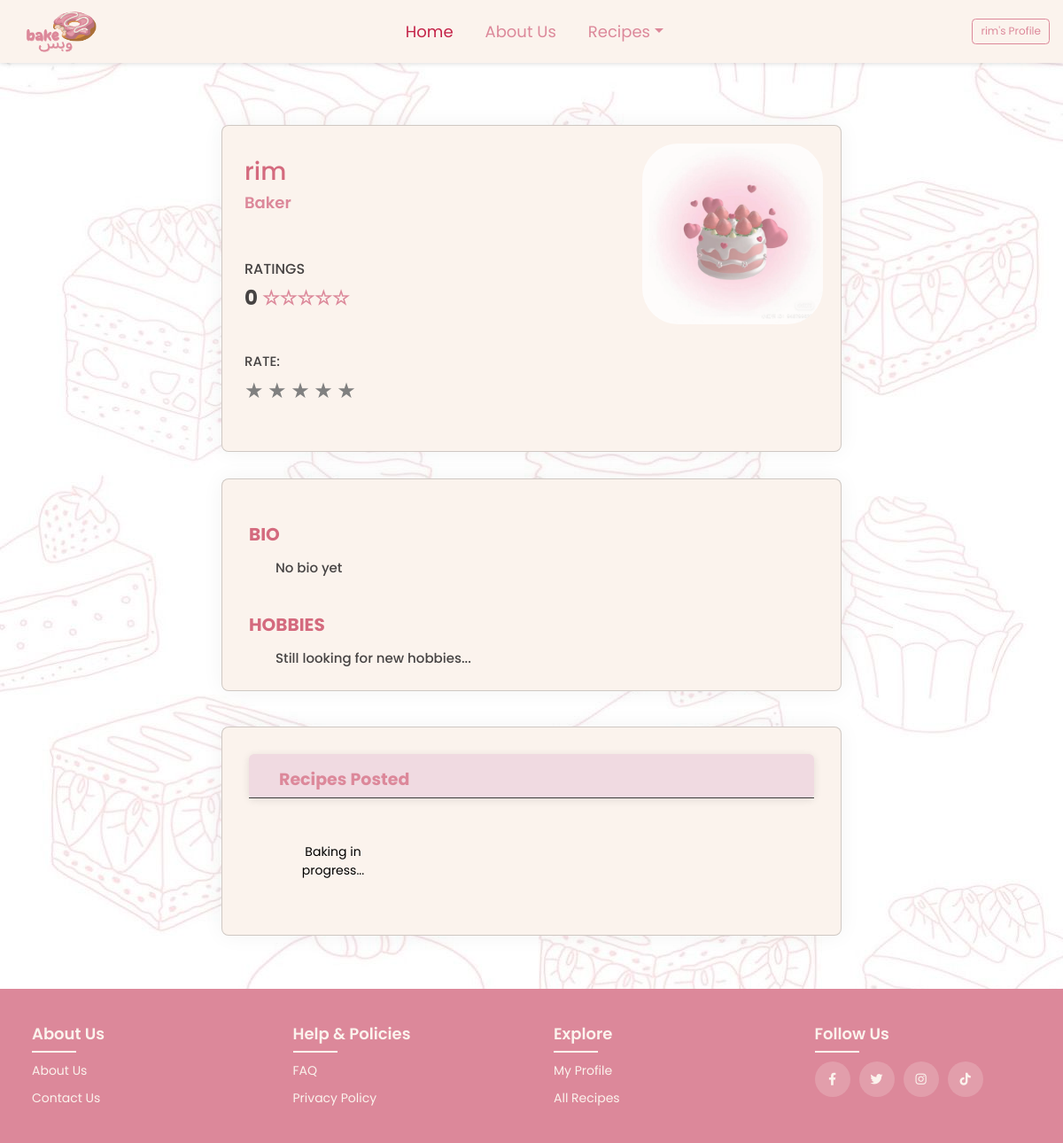
The page /userpage.php (signed in) on the database as committed earlier.
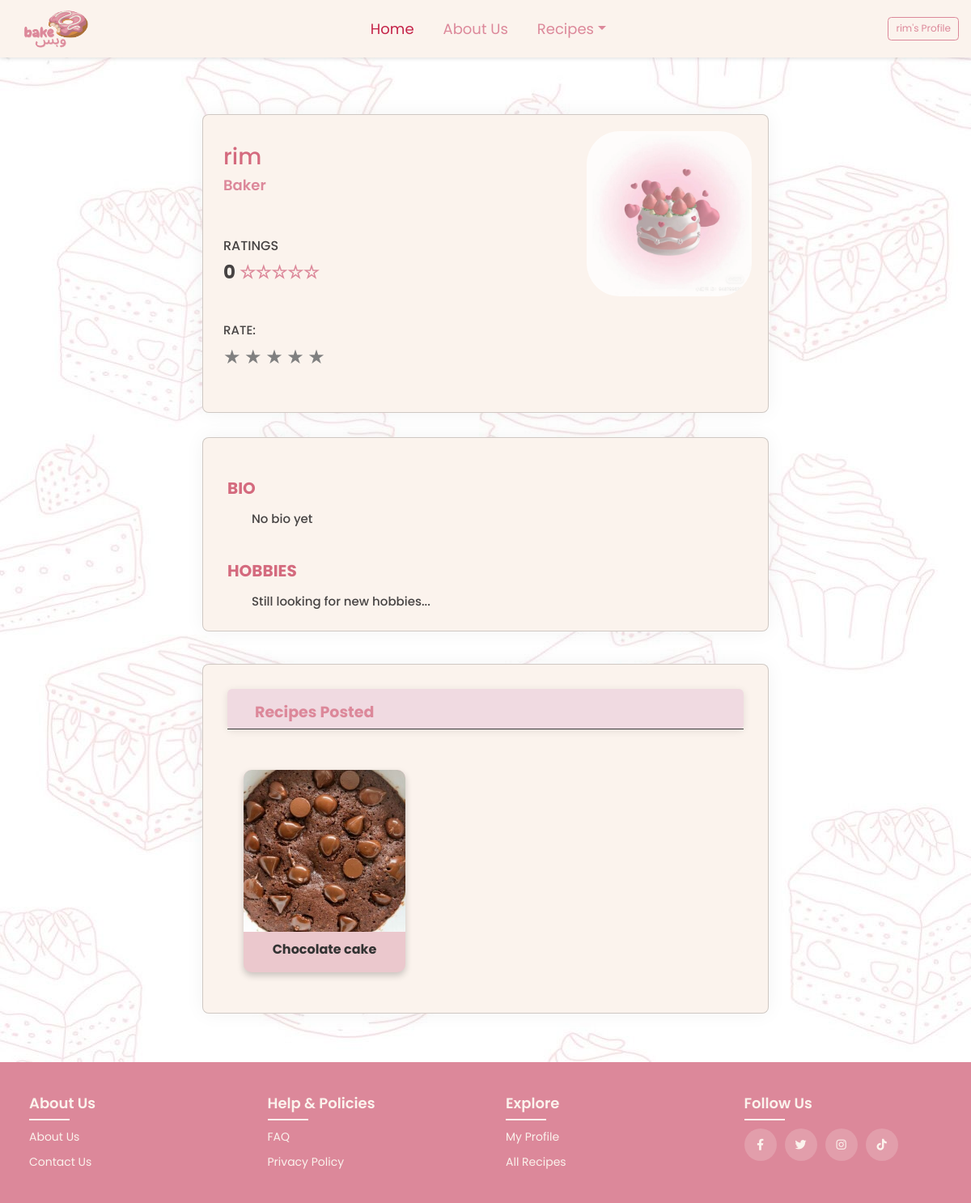
The same page on the database as committed later.
### tables this page shows
CREATE TABLE `users` (
  `user_id` int(11) NOT NULL,
  `username` varchar(50) NOT NULL,
  `email` varchar(100) NOT NULL,
  `password_hash` varchar(255) NOT NULL,
  `profile_picture` varchar(255) DEFAULT 'images/default.png',
  `bio` varchar(270) DEFAULT 'No bio yet',
  `hobbies` varchar(150) DEFAULT 'Still looking for new hobbies...',
  `Userrole` varchar(8) DEFAULT 'Baker'
);

CREATE TABLE `recipe` (
  `id` int(11) NOT NULL,
  `name` varchar(255) NOT NULL,
  `description` text DEFAULT NULL,
  `category` varchar(100) NOT NULL,
  `prep_time` int(11) DEFAULT NULL,
  `cook_time` int(11) DEFAULT NULL,
  `servings` int(11) DEFAULT NULL,
  `difficulty` enum('Easy','Medium','Hard') NOT NULL DEFAULT 'Easy',
  `image` varchar(255) DEFAULT NULL,
  `ingredients` text DEFAULT NULL,
  `steps` text DEFAULT NULL,
  `user` varchar(255) DEFAULT NULL,
  `created_at` timestamp NOT NULL DEFAULT current_timestamp(),
  `user_id` int(11) NOT NULL
);

### userpage.php (the view, shortened to what this page needs)
<?php
$conn = new mysqli("localhost", "root", "", "recipe_website");
if (isset($_GET['id'])) {
    $user_id = intval($_GET['id']);
} elseif (isset($_SESSION['user_id'])) {
    $user_id = $_SESSION['user_id'];
} else {
    die("No user specified.");
}
$sql = "SELECT * FROM users WHERE user_id = $user_id";
$result = $conn->query($sql);
$user = $result->fetch_assoc();
$ratingSql = "SELECT AVG(rating) AS avg_rating FROM user_ratings WHERE rated_user_id = $user_id";
$ratingResult = $conn->query($ratingSql);
$rating = 0;
if ($ratingResult && $ratingResult->num_rows > 0) {
    $ratingRow = $ratingResult->fetch_assoc();
    $rating = round($ratingRow['avg_rating']);
}
$fullStars = str_repeat('<span style="color: #dc889a; font-size: 22px;">★</span>', $rating);
$emptyStars = str_repeat('<span style="color: #dc889a; font-size: 22px;">☆</span>', 5 - $rating);
$ratingStars = $fullStars . $emptyStars;
?>
<!DOCTYPE html>
<html lang="en">
<head>
    <link href="https://cdn.jsdelivr.net/npm/bootstrap@5.3.2/dist/css/bootstrap.min.css" rel="stylesheet">
    <link rel="stylesheet" href="https://cdnjs.cloudflare.com/ajax/libs/font-awesome/6.4.0/css/all.min.css">
    <link rel="stylesheet" href="style2.css">
</head>
<body>
    <nav class="navbar custom-navbar sticky-top">
        <div class="container-fluid">
            <a class="navbar-brand" href="#">
                <img src="images/final.png" alt="Website Logo" width="80" height="50" class="d-inline-block align-text-top">
            </a>
            <ul class="navbar-nav d-flex flex-row">
                <li class="nav-item me-3"><a class="nav-link active" href="index.php">Home</a></li>
                <li class="nav-item me-3"><a class="nav-link" href="about us.php">About Us</a></li>
                <li class="nav-item dropdown me-3">
                    <a class="nav-link dropdown-toggle" href="#" data-bs-toggle="dropdown" aria-expanded="false">Recipes</a>
                </li>
            </ul>
            <div class="d-flex">
                <?php if (isset($_SESSION['user_id'])): ?>
                    <button class="btn btn-outline-danger me-2" onclick="window.location.href='profile page.php'"><?php echo $_SESSION['username']; ?>'s Profile</button>
                <?php else: ?>
                    <button id="loginButton" class="btn btn-outline-danger me-2" onclick="window.location.href='login.php'">Log In</button>
                <?php endif; ?>
            </div>
        </div>
    </nav>
    <div class="container">
        <section class="userDetails card">
            <div class="profile">
                <img src="<?php echo !empty($user['profile_picture']) ? $user['profile_picture'] : 'images/default.png'; ?>" alt="profile" width="150px" height="200px">
            </div>
            <div class="userName">
                <h1 class="name"><?php echo $user['username']; ?></h1>
                <p style="color: #dc889a"><?php echo $user['Userrole']; ?></p>
            </div>
            <div class="rank">
                <h1 class="heading">Ratings</h1>
                <span><?php echo $rating; ?> </span>
                <span><?php echo $ratingStars; ?></span>
            </div>
            <div class="user-rating">
                <h1 class="heading">RATE:</h1>
                <form id="ratingForm" method="POST" action="<?php echo htmlspecialchars($_SERVER['PHP_SELF']); ?>">
                    <div class="rating" id="user-rating">
                        <?php
                        $rating = 0;
                        for ($i = 1; $i <= 5; $i++):
                            $cls = $i <= $rating ? 'filled' : '';
                        ?>
                            <span class="star <?= $cls ?>" data-value="<?= $i ?>">&#9733;</span>
                        <?php endfor; ?>
                    </div>
                </form>
            </div>
        </section>
        <section class="bio card">
            <div class="work">
                <h1 class="heading">Bio</h1>
                <div class="primary">
                    <p><?php echo nl2br($user['bio']); ?></p>
                </div>
            </div>
            <div class="skills">
                <h1 class="heading">Hobbies</h1>
                <ul style="list-style: none; padding-left: 0; margin: 0; padding-bottom:5px;">
                    <li><?php echo $user['hobbies']; ?></li>
                </ul>
            </div>
        </section>
        <section class="timeline_about card">
            <div class="tabs">
                <ul>
                    <li class="timeline">
                        <span>Recipes Posted</span>
                    </li>
                </ul>
            </div>
            <div class="basic_info">
                <div class="recipe-grid">
                    <?php
                    $recipeSql = "SELECT * FROM recipe WHERE user_id = $user_id";
                    $recipeResult = $conn->query($recipeSql);
                    if ($recipeResult && $recipeResult->num_rows > 0) {
                        while ($recipe = $recipeResult->fetch_assoc()) {
                            echo "<a href='individual-recipes.php?id=" . $recipe['id'] . "'>
                                    <div class='recipe-card'>
                                        <img src='images/" . $recipe['image'] . "' alt='" . $recipe['name'] . "' class='recipe-image'>
                                        <div class='recipe-name'>" . $recipe['name'] . "</div>
                                    </div>
                                </a>";
                        }
                    } else {
                        echo "<p style='text-align:center; color:#000; padding-left:10px'>Baking in progress...</p>";
                    }
                    ?>
                </div>
            </div>
        </section>
    </div>
    <footer class="footer">
        <div class="containerf">
            <div class="row">
                <div class="footer-col">
                    <h4>About Us</h4>
                    <ul>
                        <li><a href="about us.php">About us</a></li>
                        <li><a href="contactUs.php">Contact us</a></li>
                    </ul>
                </div>
                <div class="footer-col">
                    <h4>Help & Policies</h4>
                    <ul>
                        <li><a href="faqpage.php">FAQ</a></li>
                        <li><a href="privacy.php">Privacy Policy</a></li>
                    </ul>
                </div>
                <div class="footer-col">
                    <h4>Explore</h4>
                    <ul>
                        <li><a href="profile page.php">My Profile</a></li>
                        <li><a href="recipes.php">All Recipes</a></li>
                    </ul>
                </div>
                <div class="footer-col">
                    <h4>Follow Us</h4>
                    <div class="social-links">
                        <a href="#"><i class="fab fa-facebook-f"></i></a>
                        <a href="#"><i class="fab fa-twitter"></i></a>
                        <a href="#"><i class="fab fa-instagram"></i></a>
                        <a href="#"><i class="fab fa-tiktok"></i></a>
                    </div>
                </div>
            </div>
        </div>
    </footer>
</body>
</html>

### userpage.php (style rules this page uses)
.star { font-size: 2rem; color: gray; cursor: pointer; transition: color 0.2s; }
a { text-decoration: none; color: inherit; }
.recipe-grid { display: grid; grid-template-columns: repeat(auto-fill, minmax(250px, 1fr)); gap: 20px; padding: 20px; }
.recipe-grid .recipe-card .recipe-image { height:200px; }

Rows that differ between the two databases and show on the page:
added recipe: image (picture), name "Chocolate cake"
Other text that changed with them:
text no longer shown: "Baking in progress..."
